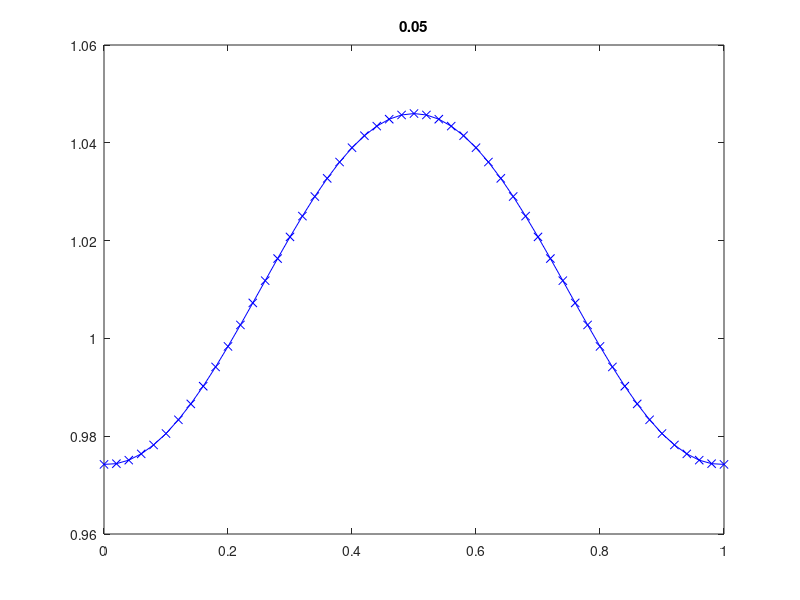

Write MATLAB code to recreate this figure.
clear

kappa=1*2;   % thermal conductivity
tau=1e-4/2;  % time-step
h=0.02;    % spatial-step

% Extent of the system
x=0:h:1;
m=length(x);

% Matrix for the second-derivative term
D=-2*eye(m);
D=D+diag(ones(m-1,1),+1);
D=D+diag(ones(m-1,1),-1);
D=D*kappa*tau/(h*h);

% Boundary conditions (Dirichlet; i.e. constant value)
D(1,:)=0;
D(1,1)=-1;
D(1,2)=1;
D(m,:)=0;
D(m,m-1)=1;
D(m,m)=-1;

% The update matrix
A=eye(m) + D;

% Initial conditions
temp=zeros(m,1);
temp(round(m/2))=1/h;
% temp(26)=1/h;

time=0;
% midTemp=temp(round(m/2));
% midTime=time;
% midATemp=(1/sqrt(4*pi*kappa*time));
while (time<=(1000*tau))
%     plot(x,temp,'ro-')   % plot the temperature
%     title(time)          % display current time
%     pause(0)

    time=time+tau;   % update the time
%     if rem(time,tau)~=0
%         break
%     end
    temp=A*temp;     % update the temperature
%     temp(1)=temp(2);
%     midTemp(end+1)=temp(round(m/2));
%     midATemp(end+1)=(1/sqrt(4*pi*kappa*time));
%     midTime(end+1)=time;
% disp(temp(25)-temp(27))
% temp=round(temp,14);
end

%     plot(x,temp,'ro-',x,(max(temp)+min(temp))/2-(max(temp)-min(temp))/2*cos(2*pi.*x),'bx--',x,min(temp)+(max(temp)-min(temp))*exp(-16*(x-0.5).^2),'go-')   % plot the temperature
plot(x,temp,'bx-')    
title(time)          % display current time
drawnow

% disp(kappa*tau/h^2)
% semilogy(midTime,midTemp,'r-',midTime,midATemp,'b-')
